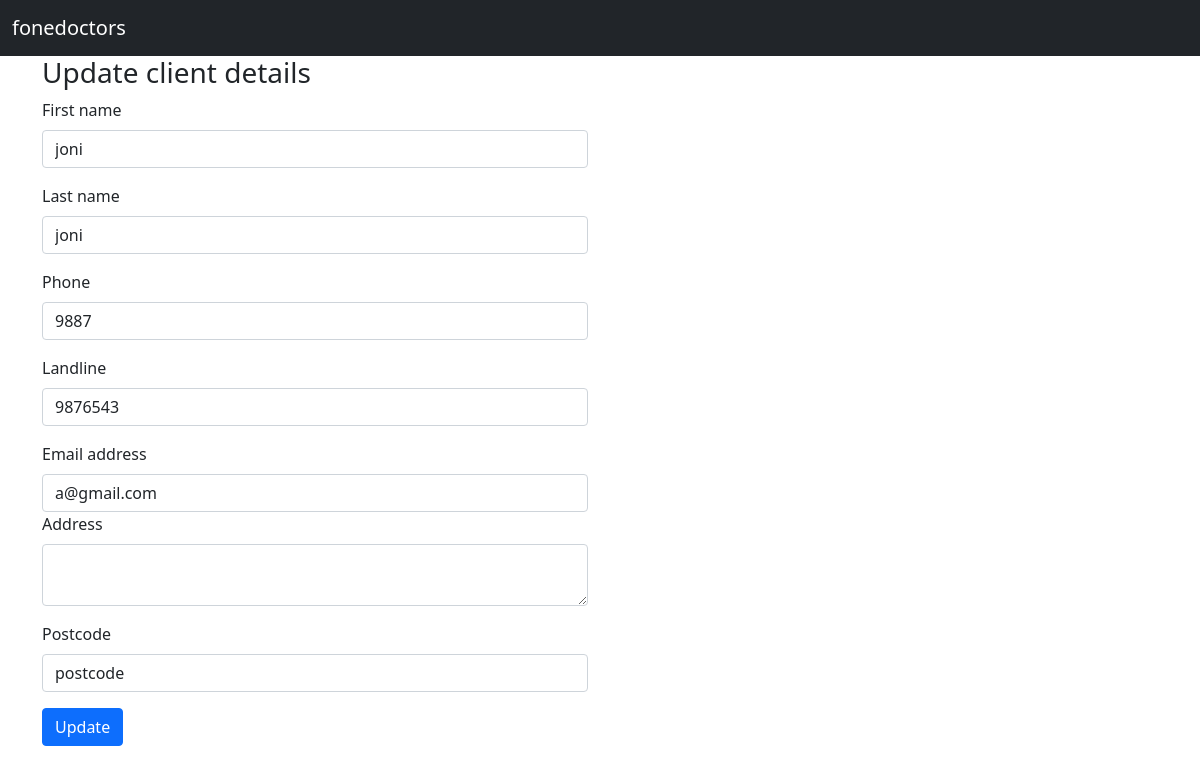
Page /update_client_details/63 on the committed database.
### customer/models.py (models this page shows, shortened)
class Customer(models.Model):
    id = models.AutoField(primary_key=True)
    first_name = models.CharField(max_length=250)
    last_name = models.CharField(max_length=250)
    phone  = models.IntegerField()
    landline  = models.IntegerField()
    email = models.EmailField(max_length=250)
    address = models.CharField(max_length=250)
    postcode = models.CharField(max_length=250)
    created_date = models.DateTimeField(null=True, blank= True)#
    created_by = models.ForeignKey(User,on_delete=models.CASCADE, null=True, blank=True)

### customer/views.py (the view, shortened to what this page needs)
# urls.py: path('update_client_details/<str:id>', views.update_client_details, name='update_client_details'),
def update_client_details(request,id):
    customer_update = Customer.objects.get(id=id)
    context = {'customer_context':customer_update}# customer_update comes from line 56
    return render(request,'update_client_details.html',context)

### templates/update_client_details.html (shortened to what this page needs)
{% extends 'base.html' %}
{% block content %}
<div class="container">
  <div class="row">
    <div class="col">
      <h3>Update  client details </h3>
      <form method="POST" action="{% url 'Client_detail_info' customer_context.id %}">
        <div class="mb-3 ">
          <label for="exampleInputEmail1" class="form-label">First name</label>
          <input type="text"  value= "{{customer_context.first_name}}" name = "first_name" class="form-control" id="exampleInputEmail1"  >
        </div>
        <div class="mb-3">
          <label for="exampleInputEmail1" class="form-label">Last name</label>
          <input type="text" value= "{{customer_context.last_name}}" name = "last_name"class="form-control" id="exampleInputEmail1" aria-describedby="emailHelp">
        </div>
        <div class="mb-3">
          <label for="exampleInputEmail1" class="form-label">Phone</label>
          <input type="text" value= "{{customer_context.phone}}" name = "phone" class="form-control" id="exampleInputEmail1" aria-describedby="emailHelp">
        </div>
        <div class="mb-3">
          <label for="exampleInputEmail1" class="form-label">Landline</label>
          <input type="text"  value= "{{customer_context.landline}}" name = "landline" class="form-control" id="exampleInputEmail1" aria-describedby="emailHelp">
        </div>
        <div class="mb-3">
          <label for="exampleInputEmail1" class="form-label">Email address</label>
          <input type="email"  value= "{{customer_context.email}}" name = "email" class="form-control" id="exampleInputEmail1" aria-describedby="emailHelp">
          <div class="mb-3">
            <label for="exampleInputEmail1" class="form-label">Address</label>
            <textarea class="form-control" value= "{{customer_context.address}}" name = "address"id="exampleInputEmail1" aria-describedby="emailHelp"></textarea>
          </div>
          <div class="mb-3">
            <label for="exampleInputEmail1" class="form-label">Postcode</label>
            <input type="text" value= "{{customer_context.postcode}}" name = "postcode" class="form-control" id="exampleInputEmail1" aria-describedby="emailHelp">
          </div>
        </div>
        <button type="submit" class="btn btn-primary">Update</button>
      </form>
    </div>
    <div class="col">
    </div>
  </div>
{% endblock %}

### rows in the picture
Customer: first_name "joni", last_name "joni", phone "9887", landline "9876543", email "a@gmail.com", postcode "postcode"
